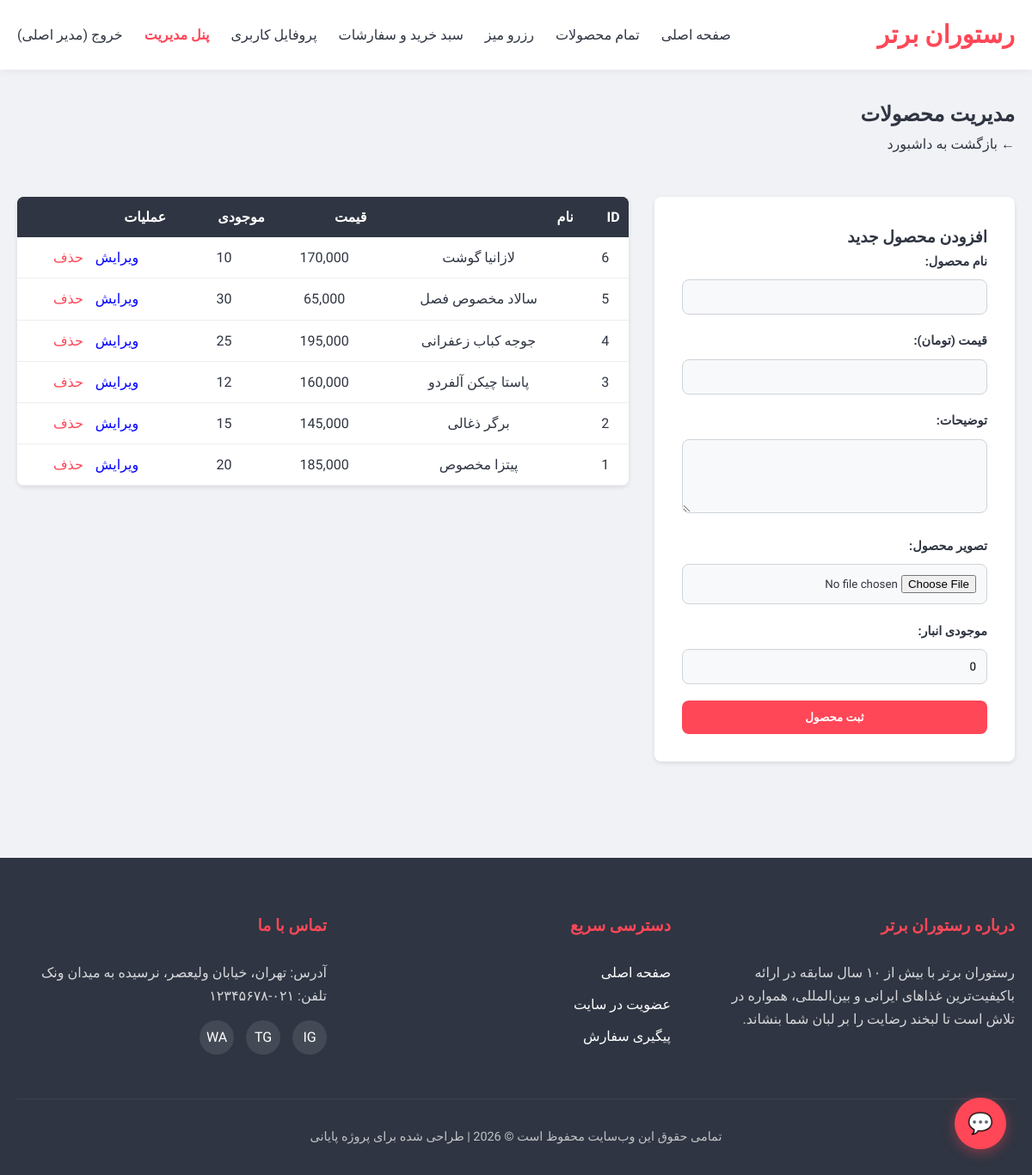
/admin/products.php (signed in), run on the app's committed database.
### tables this page shows
CREATE TABLE IF NOT EXISTS products (
    id INT AUTO_INCREMENT PRIMARY KEY,
    name VARCHAR(100) NOT NULL,
    price DECIMAL(10, 0) NOT NULL,
    description TEXT,
    image VARCHAR(255),
    stock INT NOT NULL DEFAULT 0,
    created_at TIMESTAMP DEFAULT CURRENT_TIMESTAMP
);

### admin/products.php (the view, shortened to what this page needs)
<?php
require_once '../config/db.php';
$products = $pdo->query("SELECT * FROM products ORDER BY id DESC")->fetchAll();
$edit_product = null;
include '../includes/header.php';
?>
<div style="padding: 2rem 0;">
    <h2>مدیریت محصولات</h2>
    <a href="dashboard.php" style="display: inline-block; margin-bottom: 1rem;">&larr; بازگشت به داشبورد</a>
    <div style="display: flex; gap: 30px; flex-wrap: wrap; margin-top: 2rem;">
        <div style="flex: 1; min-width: 300px; background: #fff; padding: 2rem; border-radius: 8px; box-shadow: 0 2px 5px rgba(0,0,0,0.1); align-self: flex-start;">
            <h3><?php echo $edit_product ? 'ویرایش محصول' : 'افزودن محصول جدید'; ?></h3>
            <form action="products.php" method="POST" enctype="multipart/form-data">
                <div class="form-group">
                    <label>نام محصول:</label>
                    <input type="text" name="name" value="<?php echo $edit_product['name'] ?? ''; ?>" required>
                </div>
                <div class="form-group">
                    <label>قیمت (تومان):</label>
                    <input type="number" name="price" value="<?php echo $edit_product['price'] ?? ''; ?>" required>
                </div>
                <div class="form-group">
                    <label>توضیحات:</label>
                    <textarea name="description" rows="4" required><?php echo $edit_product['description'] ?? ''; ?></textarea>
                </div>
                <div class="form-group">
                    <label>تصویر محصول:</label>
                    <input type="file" name="image" <?php echo $edit_product ? '' : 'required'; ?>>
                </div>
                <div class="form-group">
                    <label>موجودی انبار:</label>
                    <input type="number" name="stock" value="<?php echo $edit_product['stock'] ?? '0'; ?>" required>
                </div>
                <button type="submit" class="btn btn-block"><?php echo $edit_product ? 'بروزرسانی محصول' : 'ثبت محصول'; ?></button>
            </form>
        </div>
        <div style="flex: 2; min-width: 300px;">
            <table style="width: 100%; border-collapse: collapse; background: #fff; border-radius: 8px; overflow: hidden; box-shadow: 0 2px 5px rgba(0,0,0,0.1);">
                <thead style="background: var(--secondary-color); color: #fff;">
                    <tr>
                        <th style="padding: 10px;">ID</th>
                        <th style="padding: 10px;">نام</th>
                        <th style="padding: 10px;">قیمت</th>
                        <th style="padding: 10px;">موجودی</th>
                        <th style="padding: 10px;">عملیات</th>
                    </tr>
                </thead>
                <tbody>
                    <?php foreach ($products as $p): ?>
                        <tr style="border-bottom: 1px solid #eee; text-align: center;">
                            <td style="padding: 10px;"><?php echo $p['id']; ?></td>
                            <td style="padding: 10px;"><?php echo htmlspecialchars($p['name']); ?></td>
                            <td style="padding: 10px;"><?php echo number_format($p['price']); ?></td>
                            <td style="padding: 10px;"><?php echo $p['stock']; ?></td>
                            <td style="padding: 10px;">
                                <a href="products.php?edit=<?php echo $p['id']; ?>" style="color: blue; margin-left: 10px;">ویرایش</a>
                                <a href="products.php?delete=<?php echo $p['id']; ?>" style="color: var(--danger-color);" onclick="return confirm('آیا از حذف این محصول مطمئن هستید؟')">حذف</a>
                            </td>
                        </tr>
                    <?php endforeach; ?>
                </tbody>
            </table>
        </div>
    </div>
</div>
<?php include '../includes/footer.php'; ?>

### includes/header.php (shortened to what this page needs)
<!DOCTYPE html>
<html lang="fa" dir="rtl">
<head>
    <link rel="stylesheet" href="<?php echo BASE_URL; ?>assets/css/style.css">
    <link rel="stylesheet" href="https://cdnjs.cloudflare.com/ajax/libs/font-awesome/6.0.0/css/all.min.css">
</head>
<body>
    <header>
        <div class="container">
            <div class="logo">
                <a href="<?php echo BASE_URL; ?>"><h1>رستوران برتر</h1></a>
            </div>
            <nav id="main-nav">
                <ul>
                    <li><a href="<?php echo BASE_URL; ?>">صفحه اصلی</a></li>
                    <li><a href="<?php echo BASE_URL; ?>products/all.php">تمام محصولات</a></li>
                    <?php if (isset($_SESSION['user_id'])): ?>
                        <li><a href="<?php echo BASE_URL; ?>user/reservations.php">رزرو میز</a></li>
                        <li><a href="<?php echo BASE_URL; ?>user/cart.php">سبد خرید و سفارشات</a></li>
                        <li><a href="<?php echo BASE_URL; ?>user/profile.php">پروفایل کاربری</a></li>
                        <?php if ($_SESSION['role'] == 'admin'): ?>
                            <li><a href="<?php echo BASE_URL; ?>admin/dashboard.php" style="color: var(--danger-color); font-weight: bold;">پنل مدیریت</a></li>
                        <?php endif; ?>
                        <li><a href="<?php echo BASE_URL; ?>auth/logout.php">خروج (<?php echo htmlspecialchars($_SESSION['user_name']); ?>)</a></li>
                    <?php else: ?>
                        <li><a href="<?php echo BASE_URL; ?>auth/login.php">ورود</a></li>
                        <li><a href="<?php echo BASE_URL; ?>auth/register.php">ثبت نام</a></li>
                    <?php endif; ?>
                </ul>
            </nav>
        </div>
    </header>
    <main class="container">

### includes/footer.php (shortened to what this page needs)
    </main>
    <footer>
        <div class="container">
            <div class="footer-content">
                <div class="footer-section">
                    <h3>درباره رستوران برتر</h3>
                    <p>رستوران برتر با بیش از ۱۰ سال سابقه در ارائه باکیفیت‌ترین غذاهای ایرانی و بین‌المللی، همواره در تلاش است تا لبخند رضایت را بر لبان شما بنشاند.</p>
                </div>
                <div class="footer-section">
                    <h3>دسترسی سریع</h3>
                    <ul>
                        <li><a href="<?php echo BASE_URL; ?>">صفحه اصلی</a></li>
                        <li><a href="<?php echo BASE_URL; ?>auth/register.php">عضویت در سایت</a></li>
                        <li><a href="<?php echo BASE_URL; ?>user/cart.php">پیگیری سفارش</a></li>
                    </ul>
                </div>
                <div class="footer-section">
                    <h3>تماس با ما</h3>
                    <p>آدرس: تهران، خیابان ولیعصر، نرسیده به میدان ونک</p>
                    <p>تلفن: ۰۲۱-۱۲۳۴۵۶۷۸</p>
                    <div class="social-links" style="margin-top: 15px;">
                        <a href="#">IG</a>
                        <a href="#">TG</a>
                        <a href="#">WA</a>
                    </div>
                </div>
            </div>
            <div class="footer-bottom">
                <p>تمامی حقوق این وب‌سایت محفوظ است &copy; <?php echo date('Y'); ?> | طراحی شده برای پروژه پایانی</p>
            </div>
        </div>
    </footer>
    <?php if (isset($_SESSION['user_id'])): ?>
    <div id="chat-btn" onclick="toggleChat()">
        <span style="color: #fff; font-size: 24px;">💬</span>
    </div>
    <?php endif; ?>
</body>
</html>

### assets/css/style.css (style rules this page uses)
:root { --primary-color: #ff4757; --primary-dark: #e84118; --secondary-color: #2f3542; --light-color: #f1f2f6; --dark-color: #2f3542; --success-color: #2ed573; --danger-color: #ff4757; --white: #ffffff; --shadow: 0 4px 6px rgba(0,0,0,0.1); --transition: all 0.3s ease; }
* { margin: 0; padding: 0; box-sizing: border-box; font-family: 'Vazirmatn', 'Tahoma', sans-serif; }
body { background-color: var(--light-color); line-height: 1.7; direction: rtl; text-align: right; color: var(--dark-color); }
a { text-decoration: none; color: inherit; transition: var(--transition); }
ul { list-style: none; }
.container { max-width: 1200px; margin: 0 auto; padding: 0 20px; }
header { background-color: var(--white); box-shadow: 0 2px 10px rgba(0,0,0,0.05); padding: 1rem 0; position: sticky; top: 0; z-index: 1000; }
header .container { display: flex; justify-content: space-between; align-items: center; }
.logo h1 { color: var(--primary-color); font-weight: 700; font-size: 1.8rem; }
nav ul { display: flex; align-items: center; }
nav ul li { margin-right: 25px; }
nav ul li a { font-weight: 400; color: var(--secondary-color); }
.btn { display: inline-block; padding: 12px 25px; background: var(--primary-color); color: var(--white); border-radius: 8px; border: none; cursor: pointer; transition: var(--transition); font-weight: 700; text-align: center; }
.btn-block { display: block; width: 100%; }
.form-group { margin-bottom: 1.2rem; }
.form-group label { display: block; margin-bottom: 0.5rem; font-weight: 700; font-size: 0.9rem; }
.form-group input, .form-group textarea, .form-group select { width: 100%; padding: 12px; border: 1px solid #ced4da; border-radius: 8px; background-color: #f8f9fa; transition: var(--transition); }
footer { background: var(--secondary-color); color: var(--white); padding: 4rem 0 2rem; margin-top: 5rem; }
.footer-content { display: grid; grid-template-columns: repeat(auto-fit, minmax(250px, 1fr)); gap: 40px; margin-bottom: 3rem; }
.footer-section h3 { margin-bottom: 1.5rem; color: var(--primary-color); }
.footer-section p { opacity: 0.8; }
.footer-section ul li { margin-bottom: 10px; }
.social-links a { display: inline-block; width: 40px; height: 40px; background: rgba(255,255,255,0.1); border-radius: 50%; text-align: center; line-height: 40px; margin-left: 10px; }
.footer-bottom { text-align: center; padding-top: 2rem; border-top: 1px solid rgba(255,255,255,0.1); font-size: 0.9rem; opacity: 0.7; }
table { width: 100%; border-collapse: collapse; }
th { background: var(--secondary-color); color: var(--white); padding: 15px; text-align: right; }
td { padding: 15px; border-bottom: 1px solid #eee; }
#chat-btn { position: fixed; bottom: 30px; right: 30px; width: 60px; height: 60px; background: var(--primary-color); border-radius: 50%; box-shadow: 0 4px 15px rgba(255, 71, 87, 0.4); cursor: pointer; display: flex; justify-content: center; align-items: center; z-index: 2000; transition: var(--transition); }

### data on the page
products: id "6", name "لازانیا گوشت", price "170,000", stock "10"
products: id "5", name "سالاد مخصوص فصل", price "65,000", stock "30"
products: id "4", name "جوجه کباب زعفرانی", price "195,000", stock "25"
products: id "3", name "پاستا چیکن آلفردو", price "160,000", stock "12"
products: id "2", name "برگر ذغالی", price "145,000", stock "15"
products: id "1", name "پیتزا مخصوص", price "185,000", stock "20"

### other printed values
$_SESSION['user_name'] "مدیر اصلی"
